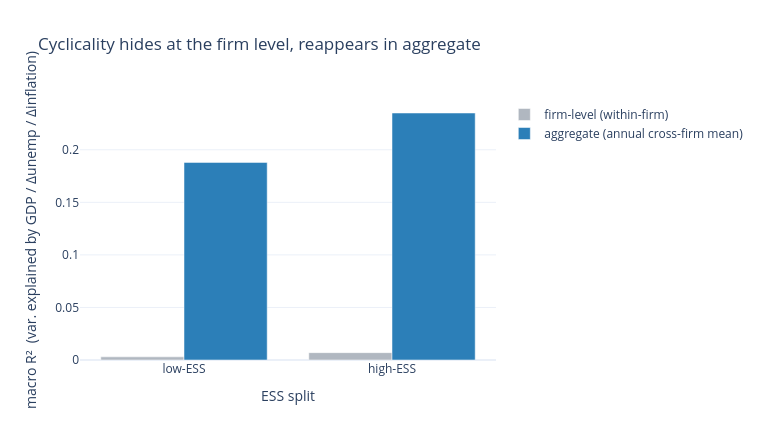

The code cell stored with this chart in its notebook:
### Markdown cell above
### 3c · Cyclicality in aggregate (the honest cyclicality test)
The firm-level R² above asks how much of each *individual firm's* year-to-year movement is
macro — almost none, because firm-level timing is idiosyncratic. This instead collapses each
factor to its **annual cross-firm mean** and regresses *that* on the macro block. If the
aggregate tracks the cycle, the factor **is** cyclical; the panel test simply buried it in
idiosyncratic noise. (Note ESS measures *within-firm vs between-firm* variance — a different
split from *macro vs idiosyncratic* — so high ESS does not imply high macro sensitivity.)

### Code cell
# --- §3c: aggregate cyclicality — collapse each factor to its annual cross-firm mean ---
# Firm-demeaning (the §3b test) throws away the aggregate: it asks how much of each *firm's*
# wiggle is macro. Here we regress the annual cross-firm MEAN of the factor on the macro block.
# Cyclicality that was drowned in idiosyncratic noise at the firm level reappears here.
SEC_NAMES = {'10': 'Energy', '15': 'Materials', '20': 'Industrials', '25': 'Cons Disc',
             '30': 'Cons Staples', '35': 'Health Care', '45': 'Info Tech', '50': 'Comm Svcs'}
fin['sector'] = fin['gsector'].map(SEC_NAMES)               # used here and in §3d
MACRO_COLS = [c for c in ['gdp_growth', 'd_unemp', 'd_inflation'] if c in macro.columns]
M = macro[MACRO_COLS]

def ols_r2(y, X):
    y = np.asarray(y, float); X = np.c_[np.ones(len(X)), X]
    b, *_ = np.linalg.lstsq(X, y, rcond=None)
    ss = ((y - y.mean()) ** 2).sum()
    return 1 - ((y - X @ b) ** 2).sum() / ss if ss > 0 else np.nan

def agg_macro_r2(f):
    a = fin.groupby('year')[f].mean().to_frame('m').join(M).dropna()
    return ols_r2(a['m'].values, a[MACRO_COLS].values) if len(a) >= 10 else np.nan

ff['macro_r2_agg'] = ff['factor'].map(agg_macro_r2)

cmp = ff.groupby('ess_split', observed=True).agg(
    firm_level=('macro_r2', 'mean'), aggregate=('macro_r2_agg', 'mean')).round(3)
print("mean macro R^2 by ESS split — firm-level vs aggregate:")
print(cmp.to_string())

fig = go.Figure()
fig.add_bar(name='firm-level (within-firm)',        x=cmp.index, y=cmp['firm_level'], marker_color='#B0B7C0')
fig.add_bar(name='aggregate (annual cross-firm mean)', x=cmp.index, y=cmp['aggregate'], marker_color='#2C7FB8')
fig.update_layout(barmode='group', template='plotly_white', width=760, height=440,
    title='Cyclicality hides at the firm level, reappears in aggregate',
    yaxis_title='macro R\u00b2  (var. explained by GDP / \u0394unemp / \u0394inflation)',
    xaxis_title='ESS split')
fig.show()

### Figure 1 — Plotly figure (JSON) as saved in the notebook; plotly's stock layout.template omitted (floating-point values rounded to 4 significant figures)
{"data": [{"marker": {"color": "#B0B7C0"}, "name": "firm-level (within-firm)", "type": "bar", "x": ["low-ESS", "high-ESS"], "y": [0.003, 0.007]}, {"marker": {"color": "#2C7FB8"}, "name": "aggregate (annual cross-firm mean)", "type": "bar", "x": ["low-ESS", "high-ESS"], "y": [0.188, 0.235]}], "layout": {"barmode": "group", "height": 440, "title": {"text": "Cyclicality hides at the firm level, reappears in aggregate"}, "width": 760, "xaxis": {"title": {"text": "ESS split"}}, "yaxis": {"title": {"text": "macro R²  (var. explained by GDP / Δunemp / Δinflation)"}}}}
